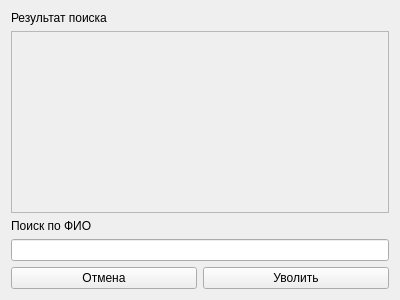
<?xml version="1.0" encoding="UTF-8"?>
<ui version="4.0">
 <class>DeleteEmployee</class>
 <widget class="QWidget" name="DeleteEmployee">
  <property name="geometry">
   <rect>
    <x>0</x>
    <y>0</y>
    <width>400</width>
    <height>300</height>
   </rect>
  </property>
  <property name="windowTitle">
   <string>Увольнение</string>
  </property>
  <layout class="QVBoxLayout" name="verticalLayout_3">
   <item>
    <layout class="QVBoxLayout" name="verticalLayout_2">
     <item>
      <widget class="QLabel" name="label_2">
       <property name="text">
        <string>Результат поиска</string>
       </property>
      </widget>
     </item>
     <item>
      <widget class="QScrollArea" name="scrollArea">
       <property name="widgetResizable">
        <bool>true</bool>
       </property>
       <widget class="QWidget" name="scrollAreaWidgetContents">
        <property name="geometry">
         <rect>
          <x>0</x>
          <y>0</y>
          <width>374</width>
          <height>147</height>
         </rect>
        </property>
        <layout class="QVBoxLayout" name="verticalLayout_4"/>
       </widget>
      </widget>
     </item>
    </layout>
   </item>
   <item>
    <layout class="QVBoxLayout" name="verticalLayout">
     <item>
      <widget class="QLabel" name="label">
       <property name="text">
        <string>Поиск по ФИО</string>
       </property>
      </widget>
     </item>
     <item>
      <widget class="QLineEdit" name="lineEdit"/>
     </item>
    </layout>
   </item>
   <item>
    <layout class="QHBoxLayout" name="horizontalLayout">
     <item>
      <widget class="QPushButton" name="pushButton_2">
       <property name="text">
        <string>Отмена</string>
       </property>
      </widget>
     </item>
     <item>
      <widget class="QPushButton" name="pushButton">
       <property name="text">
        <string>Уволить</string>
       </property>
      </widget>
     </item>
    </layout>
   </item>
  </layout>
 </widget>
 <resources/>
 <connections/>
</ui>
